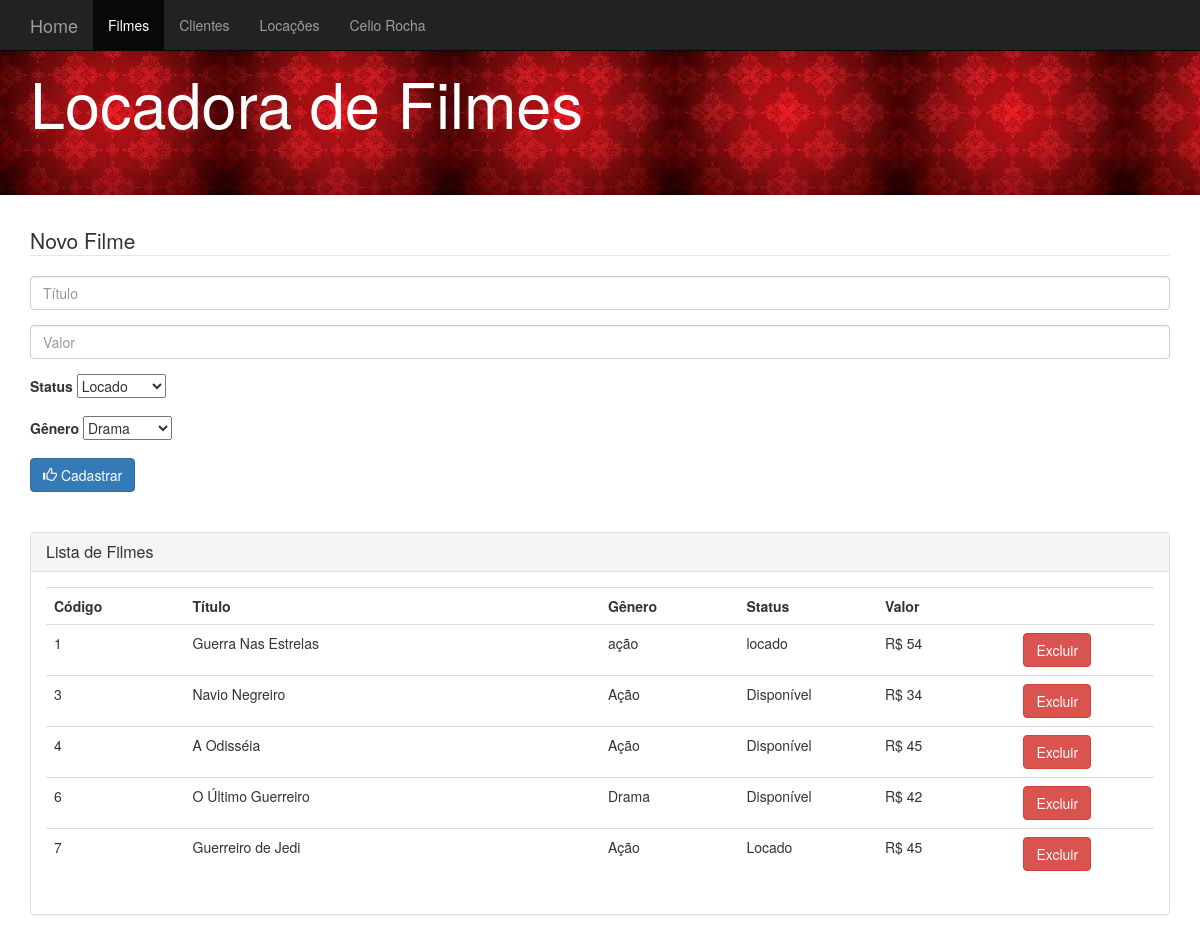
The app's page /view/view_filme.php with its own data.
### tables this page shows
CREATE TABLE `filme` (
  `codigo` int(10) NOT NULL,
  `titulo` varchar(45) NOT NULL,
  `genero` varchar(45) NOT NULL,
  `valor` decimal(4,0) NOT NULL,
  `status` varchar(45) NOT NULL
);

### model/class_filme.php (called while the page is built, shortened)
<?php
   class Filme{
   		private $codigo;
		private $titulo;
		private $genero;
		private $valor;
		private $status;
		public function __construct($codigo=0, $titulo="", $genero="", $valor=0, $status=""){
			$this->codigo = $codigo;
			$this->titulo = $titulo;
			$this->genero = $genero;
			$this->valor = $valor;
			$this->status = $status;
		}
		public function getCodigo(){
			return $this->codigo;
		}
		public function getTitulo(){
			return $this->titulo;
		}
		public function getGenero(){
			return $this->genero;
		}
		public function getValor(){
			return $this->valor;
		}
		public function getStatus(){
			return $this->status;
		}
   }
?>

### persistence/dao_filme.php (called while the page is built, shortened)
<?php
    require_once 'conexao.php';
	include '../model/class_filme.php';
	class DAOFilme{
		private $conexao;
		public function __construct(){
			$this->conexao = new Conexao();
		}
		public function listarFilmes(){
			$lista = $this->conexao->executarQuery("SELECT * FROM filme");
			$arrayFilmes = array();
			while ($linha = mysqli_fetch_array($lista)) {
				$filme = new Filme($linha['codigo'],$linha['titulo'],$linha['genero'],$linha['valor'],$linha['status']);
				array_push($arrayFilmes,$filme);
			}
			return $arrayFilmes;
		}
	}
?>

### persistence/conexao.php (called while the page is built)
<?php
    class Conexao{
    	private $host;
		private $usuario;
		private $senha;
		private $banco;
		private $conexao;
		public function __construct(){
			$this->host = "localhost";
			$this->usuario = "root";
			$this->senha = "";
			$this->banco = "locadora";
		}
		public function conectar(){
			$this->conexao = mysqli_connect($this->host, $this->usuario, $this->senha, $this->banco);
			if(mysqli_connect_errno($this->conexao)){
				return false;
			}else{
				mysqli_query($this->conexao, "SET NAMES 'utf8';");
				return true;
			}
		}
		public function executarQuery($sql){
			return mysqli_query($this->conexao, $sql);
		}
    }
?>

### view/view_filme.php (the view, shortened to what this page needs)
<?php
	require '../persistence/dao_filme.php';
	$daoFilme = new DAOFilme();
	$listaFilmes = $daoFilme->listarFilmes();
?>
<!DOCTYPE html>
<html lang="pt-br">
  <head>
    <link href="bootstrap/css/bootstrap.min.css" rel="stylesheet">
  </head>
  <body>
 	<nav class="navbar navbar-fixed-top navbar-inverse">
      <div class="container">
        <div class="navbar-header">
          	<a class="navbar-brand" href="../index.php">Home</a>
        </div>
        <div id="navbar" class="navbar-collapse collapse" aria-expanded="false" style="height: 1px;">
          <ul class="nav navbar-nav">
            <li class="active"><a href="view_filme.php">Filmes</a></li>
            <li><a href="view_cliente.php">Clientes</a></li>
            <li><a href="view_locacao.php">Locações</a></li>
            <li><a href="view_celiorocha.php">Celio Rocha</a></li>
          </ul>
        </div>
      </div>
    </nav>
<div class="jumbotron" style="background-image:url('red.jpeg'); color: #FFFFFF;">
  	<div class="container" >
		<h1>Locadora de Filmes</h1>
	</div>
</div>
<div class="container">
	<form action="../controller/incluir_filme.php" method="post">
		<fieldset>
	  		<legend>Novo Filme</legend>
	  		<div class="form-group">
	    			<input type="text" class="form-control" id="titulo" name="titulo" placeholder="Título">
	  		</div>
	  		<div class="form-group">
	    			<input type="number" class="form-control" id="valor" name="valor" placeholder="Valor">
	  		</div>
	  		<div class="form-group">
	  			<label>Status</label>
			    <select name="status">
					  <option value="Locado">Locado</option>
				</select>
			</div>
	  		<div class="form-group">
	  			<label>Gênero</label>
			    <select name="genero">
					  <option value="Drama">Drama</option>
				</select>
			</div>
	  		<button type="submit" class="btn btn-primary">
	  				<span class="glyphicon glyphicon-thumbs-up"></span>
	  				Cadastrar
			</button>
		</fieldset>
	</form>
</div>
<div class="container">
 	<br /> <br />
</div>
<div class="container">
  <div class="panel panel-default">
  		<div class="panel-heading">
    		<h2 class="panel-title">Lista de Filmes</h2>
 	 	</div>
		<div class="panel-body">
  			<table class="table table-hover">
  				<tr>
  						<th>Código</th>
  						<th>Título</th>
  						<th>Gênero</th>
  						<th>Status</th>
  						<th>Valor</th>
  						<th></th>
  				</tr>
  				<?php
  					while ($objetoFilme = array_shift($listaFilmes)) {
  				?>
    				<tr>
    					<td class="col-md-1"><?php echo $objetoFilme->getCodigo(); ?></td>
    					<td class="col-md-3"><?php echo $objetoFilme->getTitulo(); ?></td>
    					<td class="col-md-1"><?php echo $objetoFilme->getGenero(); ?></td>
    					<td class="col-md-1"><?php echo $objetoFilme->getStatus(); ?></td>
    					<td class="col-md-1"><?php echo "R$ ".$objetoFilme->getValor();?></td>
    					<td class="col-md-1">
    						<a class="btn btn-danger" href="../controller/excluir_filme.php?codigo=<?= $objetoFilme->getCodigo(); ?>" role="button">Excluir</a>
    					</td>
    				</tr>
    			<?php
					}
    			?>
    			</table>
 		</div>
	</div>
</div>
    </body>
</html>

### records on screen
filme: codigo "1", titulo "Guerra Nas Estrelas", genero "ação", status "locado", valor "54"
filme: codigo "3", titulo "Navio Negreiro", genero "Ação", status "Disponível", valor "34"
filme: codigo "4", titulo "A Odisséia", genero "Ação", status "Disponível", valor "45"
filme: codigo "6", titulo "O Último Guerreiro", genero "Drama", status "Disponível", valor "42"
filme: codigo "7", titulo "Guerreiro de Jedi", genero "Ação", status "Locado", valor "45"
